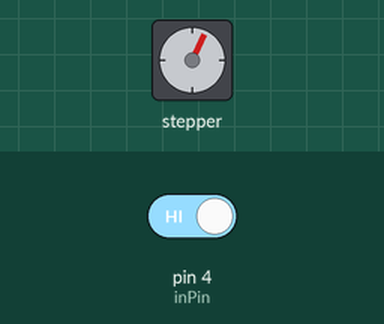
Recording of a sketch running on a simulated Arduino Uno, built with avr-gcc and run on an emulated ATmega328P. Parts: stepper motor. Inputs (shaded band) come from the test bench; at power-on: pin 4 (inPin) HIGH. Stepper angles assume 4096 steps per turn; what the sketch prints to the serial monitor is not drawn.

Above: at 1.2 s.
1.3 s: pin 4 (inPin) driven LOW
2.8 s: pin 4 (inPin) driven HIGH
At 3.26 s:
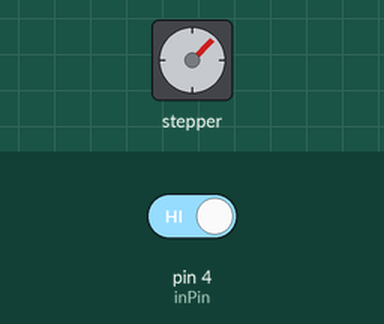
At 3.87 s:
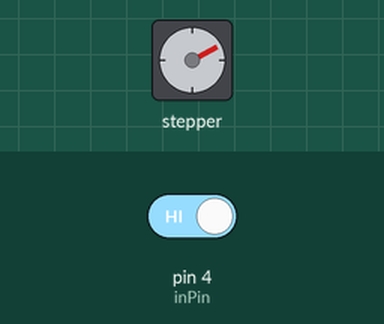
Timing chart, 0 to 20.8 s (numbered marks = the images above; inputs shaded):
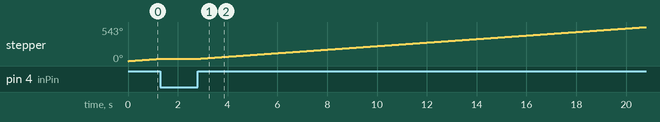

Measured:
- after the input at 1.3 s, stepper: stops changing and stays 36°
- after the input at 2.8 s, stepper: keeps turning clockwise at about 28°/s, starting at once
- by itself, stepper: keeps turning clockwise at about 29°/s

The sketch:

trigger.ino
```cpp
#include <AccelStepper.h>
#define motorPin1  11      // IN1
#define motorPin2  10      // IN2
#define motorPin3  9     // IN3
#define motorPin4  8     // IN4
int yes = LOW;
#define inPin 4
#define MotorInterfaceType 8

AccelStepper stepper = AccelStepper(MotorInterfaceType, motorPin1, motorPin3, motorPin2, motorPin4);

void setup()
{stepper.setMaxSpeed(500);
Serial.begin(9600);
pinMode(inPin, INPUT);
}

void loop() {
  yes = !digitalRead(inPin);
  if(yes == LOW)
  {
    stepper.setSpeed(1000);
    stepper.runSpeed();
    }
    Serial.println(yes);
}
```
